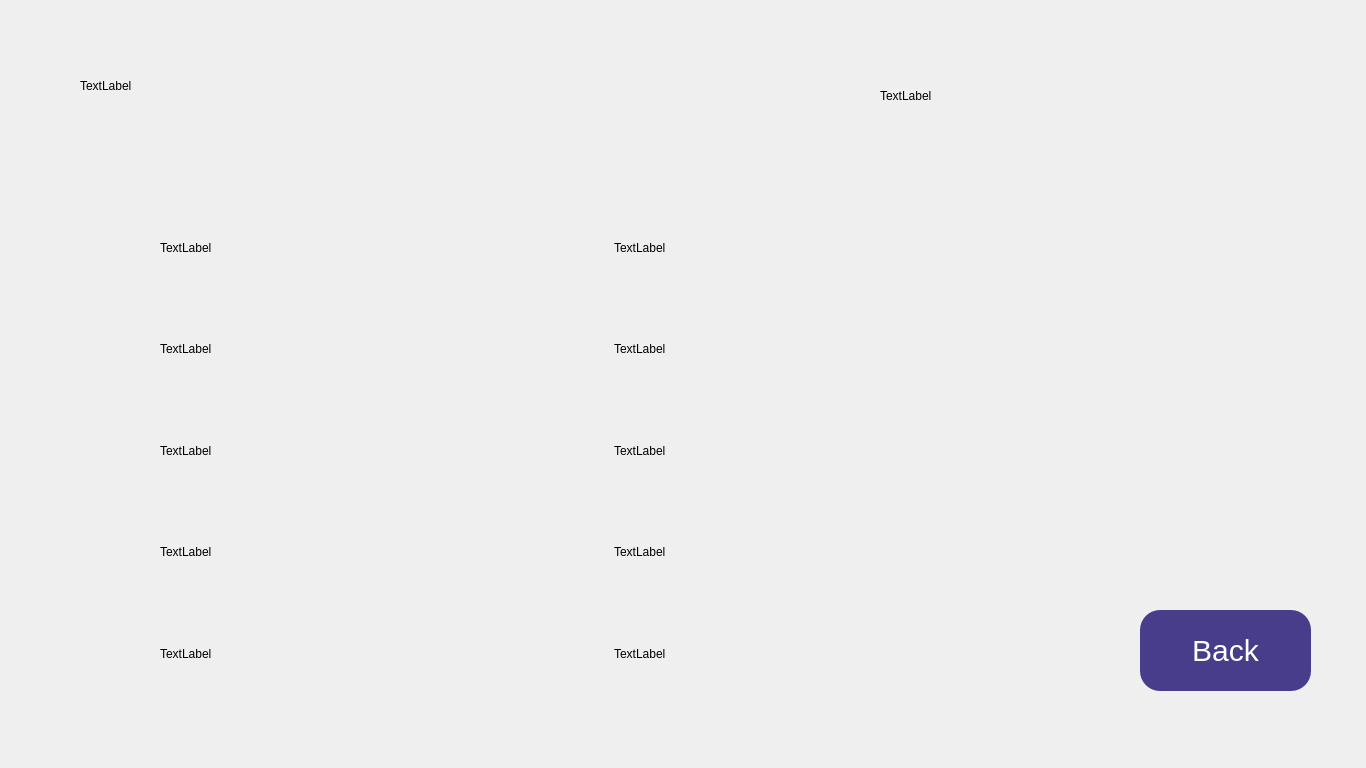
<?xml version="1.0" encoding="UTF-8"?>
<ui version="4.0">
 <class>Global_HiScores</class>
 <widget class="QWidget" name="Global_HiScores">
  <property name="geometry">
   <rect>
    <x>0</x>
    <y>0</y>
    <width>1366</width>
    <height>768</height>
   </rect>
  </property>
  <property name="windowTitle">
   <string>Global High Scores!!</string>
  </property>
  <widget class="QLabel" name="label">
   <property name="geometry">
    <rect>
     <x>0</x>
     <y>0</y>
     <width>1371</width>
     <height>771</height>
    </rect>
   </property>
   <property name="text">
    <string/>
   </property>
   <property name="pixmap">
    <pixmap resource="trackbg.qrc">:/new/prefix1/dirtbike.jpg</pixmap>
   </property>
   <property name="scaledContents">
    <bool>true</bool>
   </property>
  </widget>
  <widget class="QLabel" name="label_2">
   <property name="geometry">
    <rect>
     <x>80</x>
     <y>30</y>
     <width>831</width>
     <height>111</height>
    </rect>
   </property>
   <property name="text">
    <string>TextLabel</string>
   </property>
  </widget>
  <widget class="QPushButton" name="pushButton">
   <property name="geometry">
    <rect>
     <x>1140</x>
     <y>610</y>
     <width>171</width>
     <height>81</height>
    </rect>
   </property>
   <property name="styleSheet">
    <string notr="true">border-radius:20px;
background-color:rgb(72,61,139);
color:rgb(255,255,255);
font-size:30px;</string>
   </property>
   <property name="text">
    <string>Back</string>
   </property>
  </widget>
  <widget class="QWidget" name="layoutWidget">
   <property name="geometry">
    <rect>
     <x>160</x>
     <y>200</y>
     <width>901</width>
     <height>501</height>
    </rect>
   </property>
   <layout class="QGridLayout" name="gridLayout">
    <item row="4" column="1">
     <widget class="QLabel" name="label_10">
      <property name="text">
       <string>TextLabel</string>
      </property>
     </widget>
    </item>
    <item row="1" column="1">
     <widget class="QLabel" name="label_4">
      <property name="text">
       <string>TextLabel</string>
      </property>
     </widget>
    </item>
    <item row="4" column="0">
     <widget class="QLabel" name="label_9">
      <property name="text">
       <string>TextLabel</string>
      </property>
     </widget>
    </item>
    <item row="3" column="1">
     <widget class="QLabel" name="label_8">
      <property name="text">
       <string>TextLabel</string>
      </property>
     </widget>
    </item>
    <item row="3" column="0">
     <widget class="QLabel" name="label_7">
      <property name="text">
       <string>TextLabel</string>
      </property>
     </widget>
    </item>
    <item row="1" column="0">
     <widget class="QLabel" name="label_3">
      <property name="text">
       <string>TextLabel</string>
      </property>
     </widget>
    </item>
    <item row="2" column="1">
     <widget class="QLabel" name="label_6">
      <property name="text">
       <string>TextLabel</string>
      </property>
     </widget>
    </item>
    <item row="2" column="0">
     <widget class="QLabel" name="label_5">
      <property name="text">
       <string>TextLabel</string>
      </property>
     </widget>
    </item>
    <item row="5" column="0">
     <widget class="QLabel" name="label_11">
      <property name="text">
       <string>TextLabel</string>
      </property>
     </widget>
    </item>
    <item row="5" column="1">
     <widget class="QLabel" name="label_12">
      <property name="text">
       <string>TextLabel</string>
      </property>
     </widget>
    </item>
   </layout>
  </widget>
  <widget class="QLabel" name="label_13">
   <property name="geometry">
    <rect>
     <x>880</x>
     <y>50</y>
     <width>441</width>
     <height>91</height>
    </rect>
   </property>
   <property name="text">
    <string>TextLabel</string>
   </property>
  </widget>
 </widget>
 <resources>
  <include location="trackbg.qrc"/>
 </resources>
 <connections/>
</ui>
